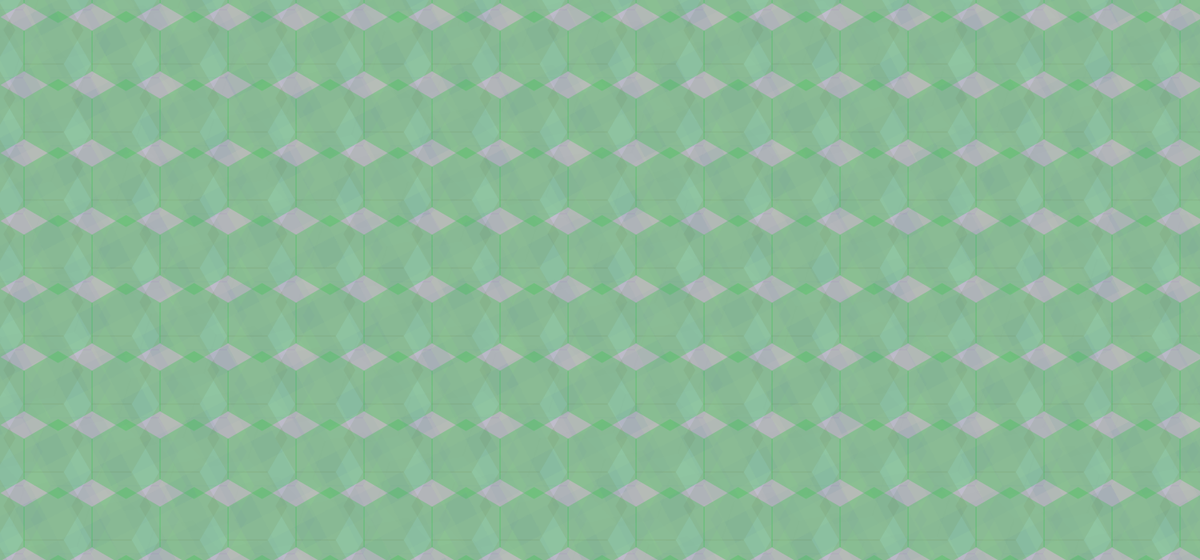
Frame 1 (no input)
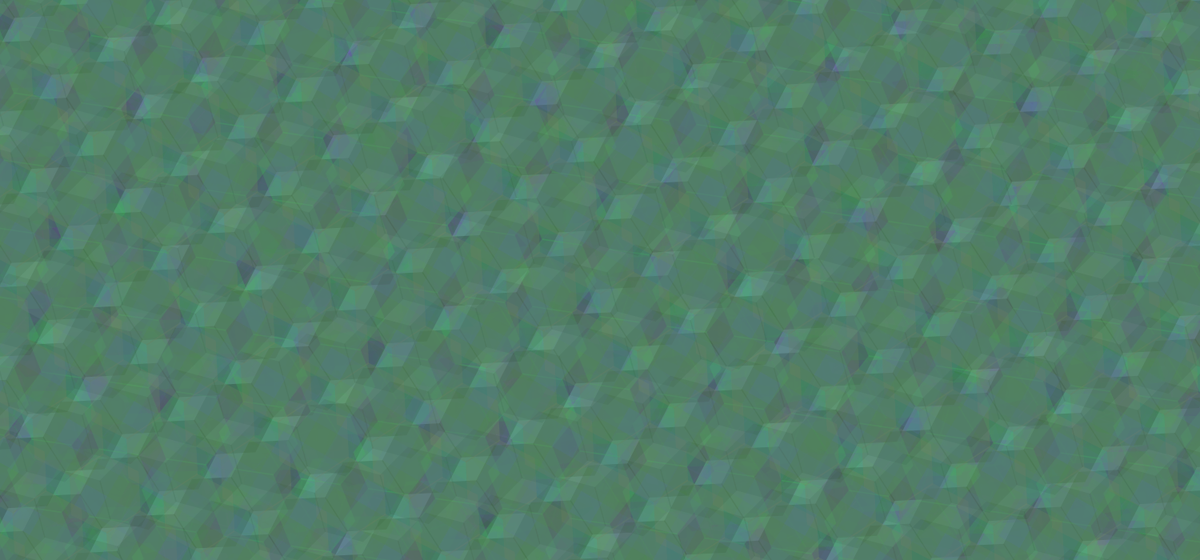
Frame 60 (the mouse pressed at the canvas centre just before this capture)
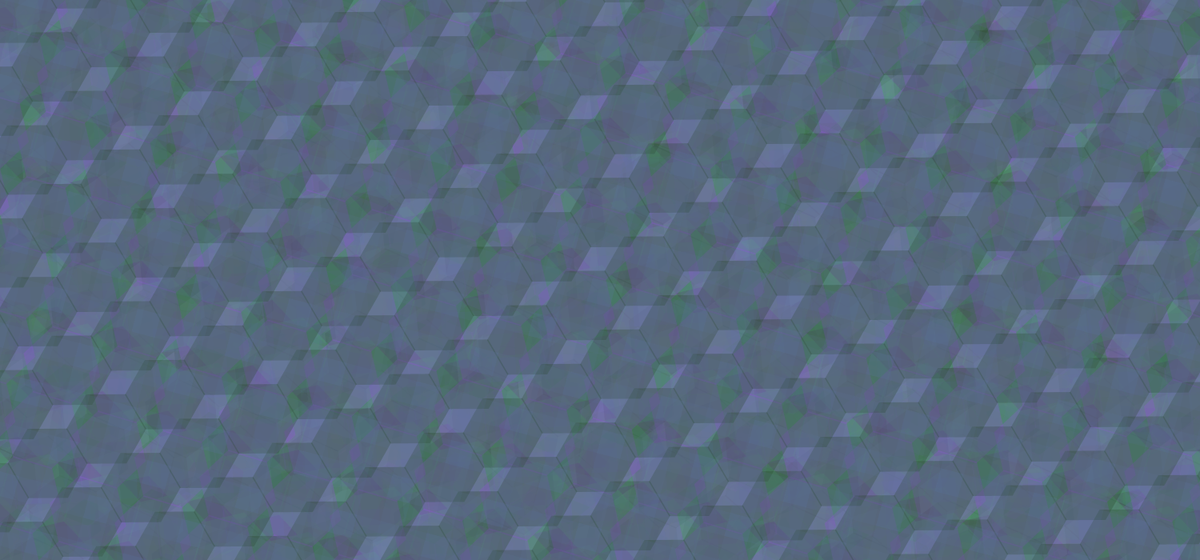
Frame 120 (the mouse held since frame 60 and released just before this capture)

The Processing sketch that drew these frames (run headless with seeded random() and noise(); from frame 60 on, the mouse is pressed at the canvas centre):

// Processing sketch: tesselations
// ── tesselations.pde
// Project: Tesselation Art
// WebApps:2ndSemester:2016:07Mar
// Ellie Stuckey
// This program uses layers of tessalations to create art

// Global size constants
float WIDTH = 1500;
float HEIGHT = 700;

// Recangle size constants
float rectWidth = 150;
float rectHeight = 150;


// Rotator initial values
float rotator = 0;
float rotator2 = 0;
float rotator3 = 0;
float rotator4 = 0;
float rotator5 = 0;

// Initial rotational change values
float rotatorChange  = 24;
float rotatorChange2 = 48;
float rotatorChange3 = 60;
float rotatorChange4 = 12;
float rotatorChange5 = 3;

// clones of the changes to allow for a reset button
float rotatorChangeClone = 24;
float rotatorChange2Clone = 48;
float rotatorChange3Clone = 60;
float rotatorChange4Clone = 12;
float rotatorChange5Clone = 3;

// Generates values for the colors of each sheet
float colorR1 = random(1, 256);
float colorG1 = random(1, 256);
float colorB1 = random(1, 256);

float colorR2 = random(1, 256);
float colorG2 = random(1, 256);
float colorB2 = random(1, 256);

float colorR3 = random(1, 256);
float colorG3 = random(1, 256);
float colorB3 = random(1, 256);

float colorR4 = random(1, 256);
float colorG4 = random(1, 256);
float colorB4 = random(1, 256);

float colorR5 = random(1, 256);
float colorG5 = random(1, 256);
float colorB5 = random(1, 256);


// start and stop the code
boolean runMe = true;

void setup() {
  size(1500, 700);
  //noFill();
  frameRate(60);
  noStroke();
}

void draw() {
  if (runMe == true) {
    ///////////////////////////////////////////////////////////////////////////////////////////////////////////////////////////////////
    // This section draws the first tessellation sheet
    
    // Put a new matrix in the center of the canvas and rotate it
    pushMatrix();
    translate(WIDTH/2, HEIGHT/2);
    rotate(rotator);
    
    // Reset background after a certain number of frames
    if (frameCount % 300 == 0) {
      background(255);
    }
    fill(colorR1, colorG1, colorB1, random(10, 100));
    
    // Draw a hexagon for each index
    for (float rows = -HEIGHT/65; rows < HEIGHT/65; rows++) {

      for (float index = -WIDTH/65; index < WIDTH/65; index++) {
        pushMatrix(); 
        translate((index * 85), rows * 85); 
        rotate(radians(0)); 
        //rect(5, 5, rectWidth, rectHeight);
        hexagon(50);
        popMatrix();
      }
    }

    popMatrix();
    rotator += (rotatorChange);

    /////////////////////////////////////////////////////////////////////////////////////////////////////////////////////////////////// 
    // This section draws the second tessallation sheet
    
    // Adds another sheet using the same technique
    pushMatrix();
    translate(WIDTH/2, HEIGHT/2);
    rotate(rotator2);
    fill(colorR2, colorG2, colorB2, random(1, 100));
    for (float rows = -HEIGHT/65; rows < HEIGHT/75; rows++) {

      for (float index = -WIDTH/65; index < WIDTH/65; index++) {
        pushMatrix(); 
        translate((index) * (85), rows * (85)); 
        rotate(radians(30)); 
        //rect(5, 5, rectWidth, rectHeight);
        hexagon(50);

        popMatrix();
      }
    }

    popMatrix();
    rotator2 -= (rotatorChange2);
    ///////////////////////////////////////////////////////////////////////////////////////////////////////////////////////////////////
    // This section draws the third tessalation sheet
    
    // Adds another sheet using the same technique
    pushMatrix();
    translate(WIDTH/2, HEIGHT/2);
    rotate(rotator3);
    fill(colorR3, colorG3, colorB3, random(1, 100));
    for (float rows = -WIDTH/65; rows < HEIGHT/65; rows++) {

      for (float index = -WIDTH/65; index < WIDTH/65; index++) {
        pushMatrix(); 
        translate((index) * 85, rows * (85)); 
        rotate(radians(60)); 
        //rect(5, 5, rectWidth, rectHeight);
        hexagon(50);
        popMatrix();
      }
    }

    popMatrix();
    rotator3 += (rotatorChange3);

    ///////////////////////////////////////////////////////////////////////////////////////////////////////////////////////////////////
    // This section draws the fourth tessalation sheet
    
    // Adds another sheet using the same technique
    pushMatrix();
    translate(WIDTH/2, HEIGHT/2);
    rotate(rotator3);
    fill(colorR4, colorG4, colorB4, random(1, 100));
    for (float rows = -WIDTH/65; rows < HEIGHT/65; rows++) {

      for (float index = -WIDTH/65; index < WIDTH/65; index++) {
        pushMatrix(); 
        translate((index) * 85, rows * 85); 
        rotate(radians(90)); 
        //rect(0, 0, rectWidth, rectHeight);
        hexagon(50);

        popMatrix();
      }
    }

    popMatrix();
    rotator4 -= (rotatorChange4);

    //////////////////////////////////////////////////////////////////////////////////////////////////////////////////////////////////
    // This section draws the fifth tessalation sheet
    
    // Adds another sheet using the same technique
    pushMatrix();
    translate(WIDTH/2, HEIGHT/2);
    rotate(rotator3);
    fill(colorR5, colorG5, colorB5, random(1, 40));
    for (float rows = -WIDTH/65; rows < HEIGHT/65; rows++) {

      for (float index = -WIDTH/65; index < WIDTH/65; index++) {
        pushMatrix(); 
        translate((index) * 85, rows * 85); 
        rotate(radians(45)); 
        rect(0, 0, rectWidth, rectHeight);
        //hexagon(50);

        popMatrix();
      }
    }

    popMatrix();
    rotator5 += (rotatorChange5);
  }
  ////////////////////////////////////////////////////////////////////////////////////////////////////
  
  // Uses key pressing to change the rotation values
  
  if (keyPressed) {
    println(key);
    if (key == '1') {
      rotatorChange *= 40;
    } else if (key == '2') {
      rotatorChange2 *= 60;
    } else if (key == '3') {
      rotatorChange3 *= 30;
    } else if (key == '4') {
      rotatorChange4 *= 20;
    } else if (key == '5') {
      rotatorChange5 *= 20;
      println(key);
      println(rotatorChange5);
    } else if (key == '!') {
      if (rotatorChange > 0.01) {
        rotatorChange /= 40;
      }
    } else if (key == '@') {
      if (rotatorChange2 > 0.01) {
        rotatorChange2 /= 60;
      }
    } else if (key == '#') {
      if (rotatorChange3 > 0.01) {
        rotatorChange3 /= 30;
      }
    } else if (key == '$') {
      if (rotatorChange4 > 0.01) {
        rotatorChange4 /= 40;
      }
    } else if (key == '%') {
      if (rotatorChange5 > 0.01) {
        rotatorChange5 /= 30;
        println("key");
      }
    } else if (key == 's') {
      runMe = true;
    } else if (key == 'd') {
      runMe = false;
    } else if (key == '0') {
      rotatorChange = rotatorChangeClone;
      rotatorChange2 = rotatorChange2Clone;
      rotatorChange3 = rotatorChange3Clone;
      rotatorChange4 = rotatorChange4Clone;
      rotatorChange5 = rotatorChange5Clone;
    }
  }
}
// ── hexagon.pde
PShape s;

public void hexagon(float h) {

    float radius = h;



  s = createShape();
  s.beginShape();
  
  s.vertex(-radius, 0);
  s.vertex(-radius / 2, -(sqrt(3)/2) * radius);
  
  s.vertex(radius / 2, -(sqrt(3)/2) * radius);
  
  s.vertex(radius, 0);
  s.vertex(radius/2, (sqrt(3)/2) * radius);
  s.vertex(-radius/2, (sqrt(3)/2) * radius);
  s.endShape(CLOSE);
  
  shape(s, 25, 25); 
}
